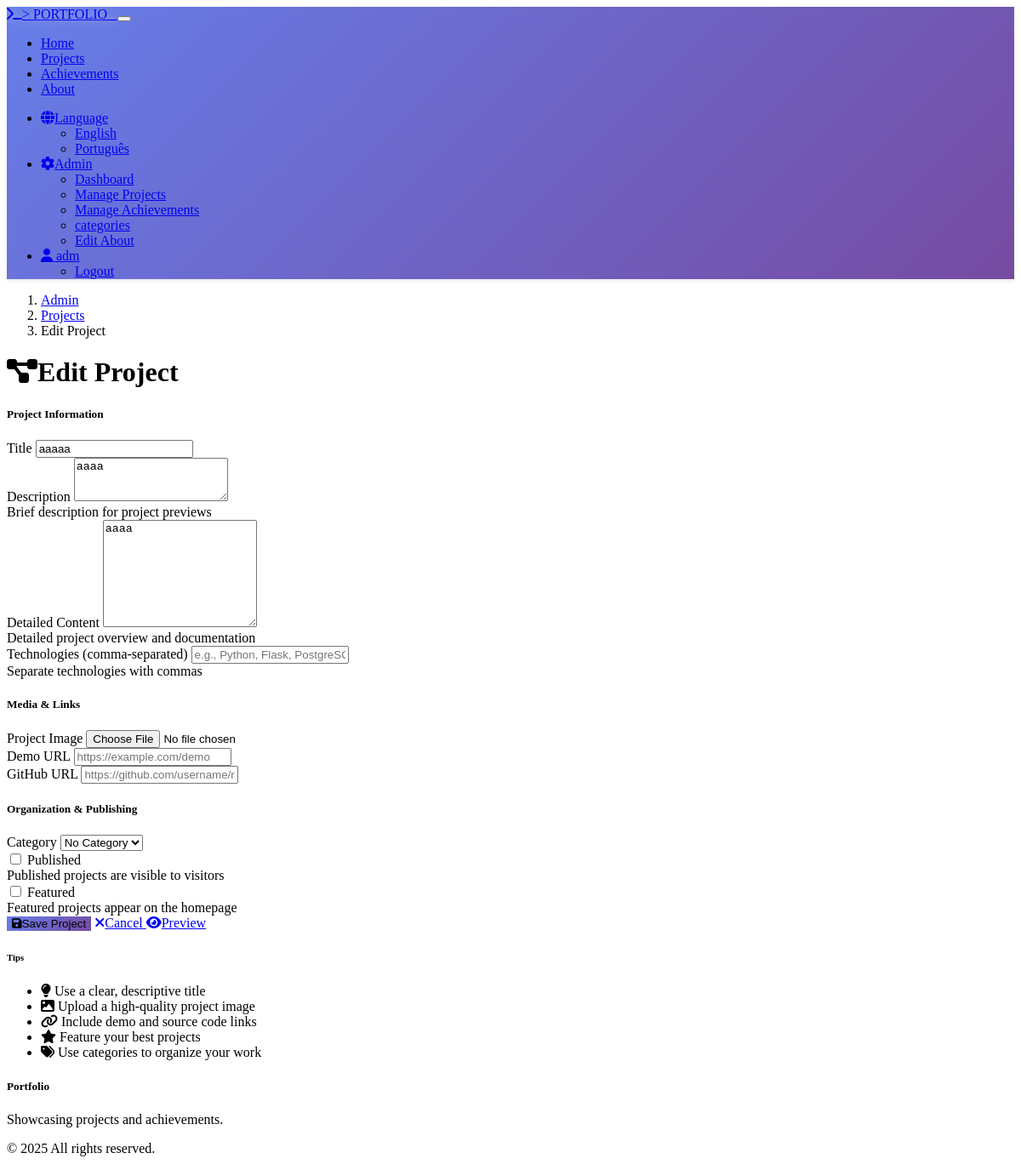
/admin/projects/1/edit (signed in), run on an earlier commit of the app's database.
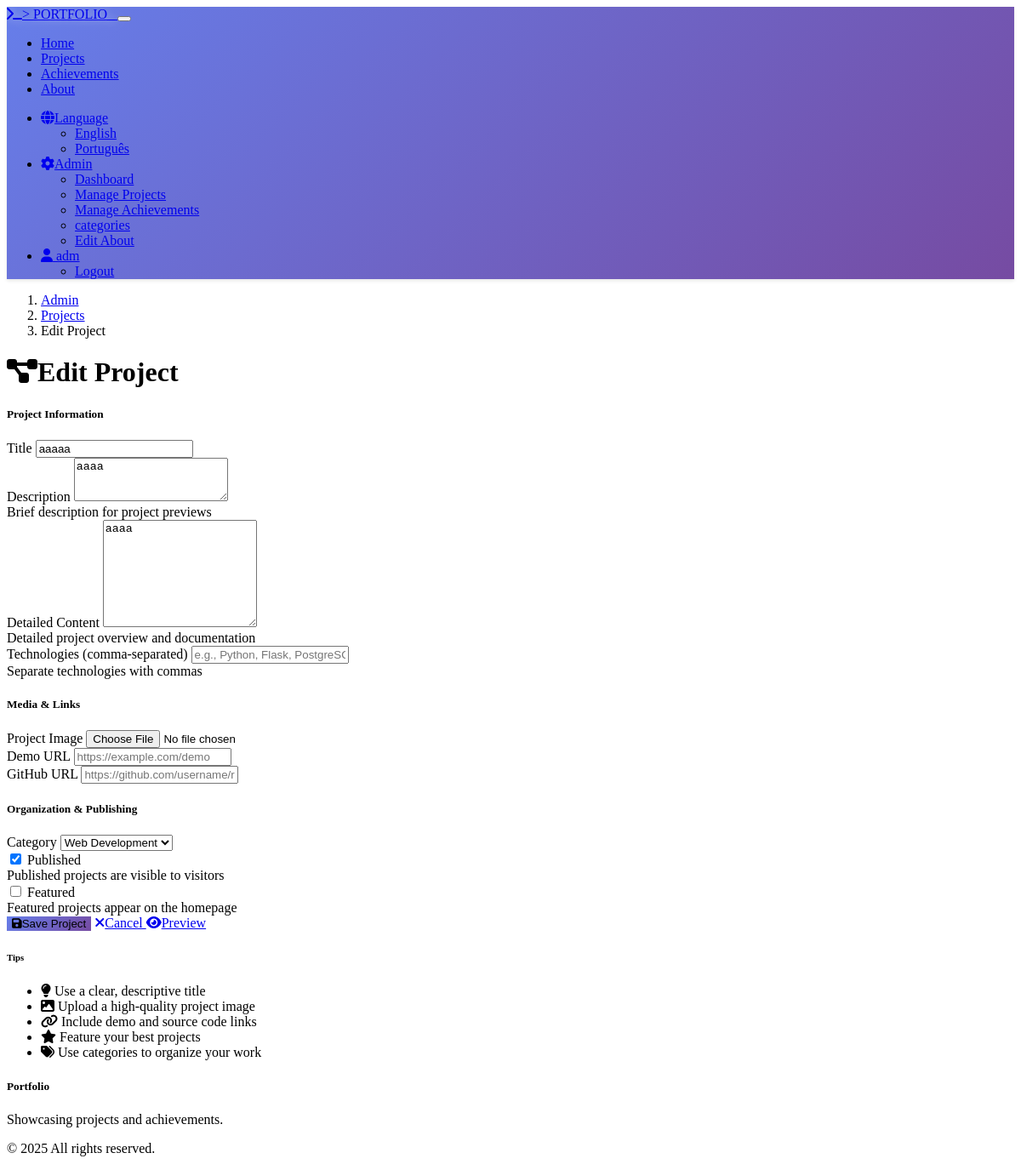
And on a later commit of the database.
### models.py (models this page shows, shortened)
class Project(db.Model):
    __tablename__ = 'projects'
    id = db.Column(db.Integer, primary_key=True)
    title = db.Column(db.String(200), nullable=False)
    description = db.Column(db.Text, nullable=False)
    content = db.Column(db.Text)  # Detailed content/overview
    image_url = db.Column(db.String(500))
    demo_url = db.Column(db.String(500))
    github_url = db.Column(db.String(500))
    technologies = db.Column(db.String(500))  # Comma-separated list
    is_published = db.Column(db.Boolean, default=False)
    is_featured = db.Column(db.Boolean, default=False)
    category_id = db.Column(db.Integer, db.ForeignKey('categories.id'))
    created_at = db.Column(db.DateTime, default=datetime.now)
    updated_at = db.Column(db.DateTime, default=datetime.now, onupdate=datetime.now)
    comments = db.relationship('Comment', backref='project', lazy='dynamic', cascade='all, delete-orphan')
    likes = db.relationship('Like', backref='project', lazy='dynamic', cascade='all, delete-orphan')

### routes.py (the view, shortened to what this page needs)
@app.route('/admin/projects/<int:id>/edit', methods=['GET', 'POST'])
@admin_required
def admin_project_edit(id):
    project = Project.query.get_or_404(id)
    form = ProjectForm(obj=project)
    return render_template('admin/project_form.html', form=form, project=project, title='Edit Project')

### forms.py
class ProjectForm(FlaskForm):
    title = StringField('Title', validators=[DataRequired(), Length(min=1, max=200)])
    description = TextAreaField('Description', validators=[DataRequired()])
    content = TextAreaField('Detailed Content', validators=[Optional()])
    image = FileField('Project Image', validators=[FileAllowed(['jpg', 'png', 'gif', 'jpeg'], 'Images only!')])
    demo_url = URLField('Demo URL', validators=[Optional(), URL()])
    github_url = URLField('GitHub URL', validators=[Optional(), URL()])
    technologies = StringField('Technologies (comma-separated)', validators=[Optional()])
    category_id = SelectField('Category', coerce=int, validators=[Optional()])
    is_published = BooleanField('Published')
    is_featured = BooleanField('Featured')
    def __init__(self, *args, **kwargs):
        super(ProjectForm, self).__init__(*args, **kwargs)
        self.category_id.choices = [(0, 'No Category')] + [(c.id, c.name) for c in Category.query.all()]

### app.py (called while the page is built)
@login_manager.user_loader
def load_user(user_id):
    return User.query.get(user_id)

### translations.py (called while the page is built)
def get_translation(key, lang='en'):
    return translations.get(lang, {}).get(key, translations['en'].get(key, key))

### templates/admin/project_form.html (shortened to what the changed rows need)
{% extends "base.html" %}
{% block content %}
<div class="container py-4">
    <div class="row mb-4">
        <div class="col">
            <h1><i class="fas fa-project-diagram me-2"></i>{{ title }}</h1>
        </div>
    </div>
    <div class="row">
        <div class="col-lg-8">
            <form method="POST" enctype="multipart/form-data">
                <div class="card mb-4">
                    <div class="card-body">
                        <div class="mb-3">
                            {{ form.title.label(class="form-label") }}
                            {{ form.title(class="form-control" + (" is-invalid" if form.title.errors else "")) }}
                        </div>
                        <div class="mb-3">
                            {{ form.description.label(class="form-label") }}
                            {{ form.description(class="form-control" + (" is-invalid" if form.description.errors else ""), rows="3") }}
                            <div class="form-text">Brief description for project previews</div>
                        </div>
                        <div class="mb-3">
                            {{ form.content.label(class="form-label") }}
                            {{ form.content(class="form-control", rows="8") }}
                            <div class="form-text">Detailed project overview and documentation</div>
                        </div>
                        <div class="mb-3">
                            {{ form.technologies.label(class="form-label") }}
                            {{ form.technologies(class="form-control", placeholder="e.g., Python, Flask, PostgreSQL, Bootstrap") }}
                            <div class="form-text">Separate technologies with commas</div>
                        </div>
                    </div>
                </div>
                <div class="card mb-4">
                    <div class="card-body">
                        <div class="mb-3">
                            {{ form.demo_url.label(class="form-label") }}
                            {{ form.demo_url(class="form-control", placeholder="https://example.com/demo") }}
                        </div>
                        <div class="mb-3">
                            {{ form.github_url.label(class="form-label") }}
                            {{ form.github_url(class="form-control", placeholder="https://github.com/username/repo") }}
                        </div>
                    </div>
                </div>
                <div class="card mb-4">
                    <div class="card-body">
                        <div class="mb-3">
                            {{ form.category_id.label(class="form-label") }}
                            {{ form.category_id(class="form-select") }}
                        </div>
                        <div class="mb-3">
                            <div class="form-check">
                                {{ form.is_published(class="form-check-input") }}
                                {{ form.is_published.label(class="form-check-label") }}
                            </div>
                        </div>
                        <div class="mb-3">
                            <div class="form-check">
                                {{ form.is_featured(class="form-check-input") }}
                                {{ form.is_featured.label(class="form-check-label") }}
                            </div>
                        </div>
                    </div>
                </div>
            </form>
        </div>
    </div>
</div>
{% endblock %}

What changed in the data, as far as the page shows it:
changed Project "aaaaa": category_id "No Category" → "Web Development"; is_published "☐" → "☑"
